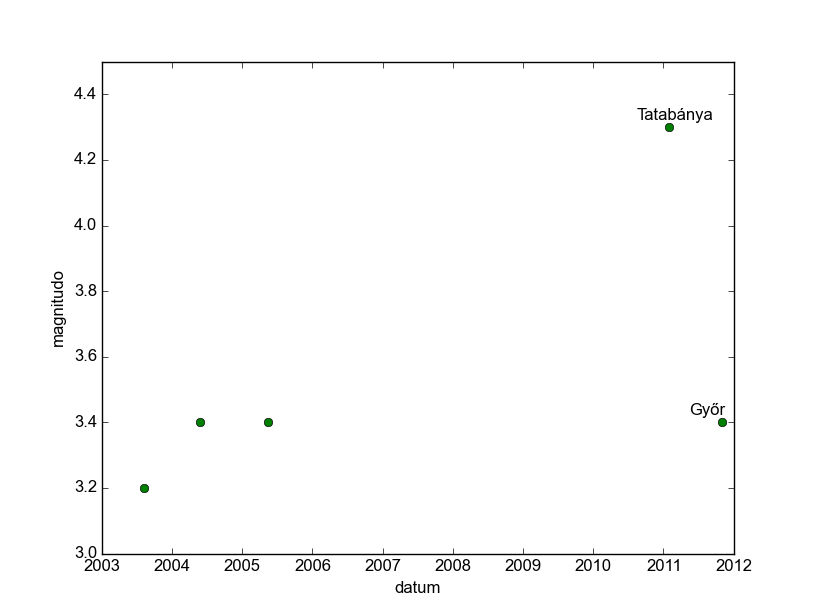

This figure's Python source:
#!/usr/bin/env python3

import matplotlib.pyplot as plt     # plotící knihovna
from datetime import datetime       # převod času

# data pro významná zemětřesení v Maďarsku
earthquakes_in_Hungary = """
date	time	place	magnitudo	latitude	longitude
02.11.2011	00:56 SEČ	Győr	3.4	47.701°	17.436°
29.01.2011	18:41 SEČ	Tatabánya	4.3	47.510°	18.380°
15.05.2005	15:30 SELČ		3.4	47.300°	17.500°
25.05.2004	09:30 SELČ		3.4	47.500°	17.300°
10.08.2003	00:01 SELČ		3.2	47.000°	16.700°
"""
data = []
for quake in earthquakes_in_Hungary.split('\n')[2:-1]:
    date, time, place, magnitudo, latitude, longitude = quake.split('\t')
    data.append( (date, place, float(magnitudo)) )

# vlastní graf
dates, quakes = [], []
for date, place, magnitudo in data:
    datum = datetime.strptime(date, '%d.%m.%Y')
    dates.append(datum)
    quakes.append(magnitudo)
    plt.annotate(place, xy=(datum,magnitudo), xytext=(-23, 5), textcoords='offset points')
plt.plot_date(dates, quakes, 'go')

# nastavení a popisky os
plt.xlim(datetime(2003,1,1), datetime(2012,1,1))
plt.xlabel('datum')
plt.ylim(3, 4.5)
plt.ylabel('magnitudo')
# zobrazení grafu
plt.show()
